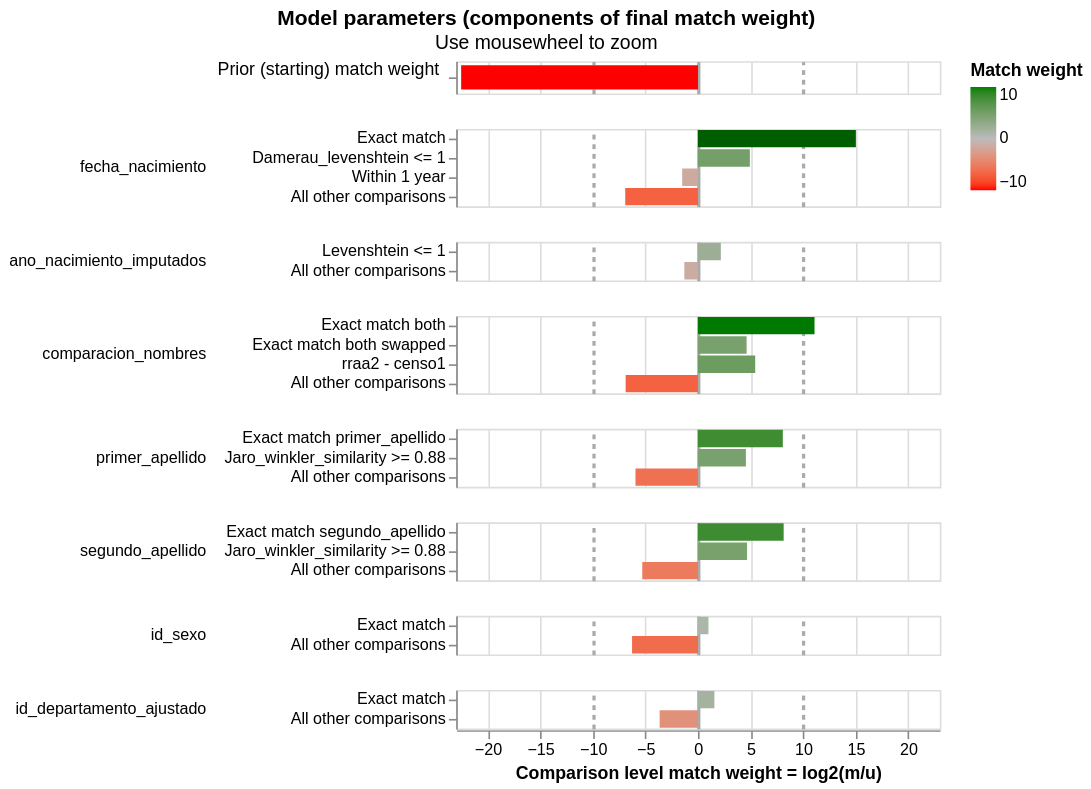

Here is the notebook cell this chart was saved with:
### Code cell
linker.match_weights_chart()

### Figure 1 — Vega-Lite specification as saved in the notebook (floating-point values rounded to 4 significant figures)
{"config": {"view": {"continuousWidth": 300, "continuousHeight": 300, "discreteHeight": 60, "discreteWidth": 400}, "header": {"title": null}, "mark": {"tooltip": null}, "title": {"anchor": "middle"}}, "vconcat": [{"mark": {"type": "bar", "clip": true, "height": 15}, "encoding": {"color": {"field": "log2_bayes_factor", "scale": {"domain": [-10, 0, 10], "interpolate": "lab", "range": ["red", "#bbbbbb", "green"]}, "title": "Match weight", "type": "quantitative"}, "tooltip": [{"field": "comparison_name", "title": "Comparison name", "type": "nominal"}, {"field": "probability_two_random_records_match", "format": ".4f", "title": "Probability two random records match", "type": "nominal"}, {"field": "log2_bayes_factor", "format": ",.4f", "title": "Equivalent match weight", "type": "quantitative"}, {"field": "bayes_factor_description", "title": "Match weight description", "type": "nominal"}], "x": {"axis": {"domain": false, "gridColor": {"condition": {"test": "abs(datum.value / 10)  <= 1 & datum.value % 10 === 0", "value": "#aaa"}, "value": "#ddd"}, "gridDash": {"condition": {"test": "abs(datum.value / 10) == 1", "value": [3]}, "value": null}, "gridWidth": {"condition": {"test": "abs(datum.value / 10)  <= 1 & datum.value % 10 === 0", "value": 2}, "value": 1}, "labels": false, "ticks": false, "title": ""}, "field": "log2_bayes_factor", "scale": {"domain": [-23, 23]}, "type": "quantitative"}, "y": {"axis": {"title": "Prior (starting) match weight", "titleAlign": "right", "titleAngle": 0, "titleFontWeight": "normal"}, "field": "label_for_charts", "sort": {"field": "comparison_vector_value", "order": "descending"}, "type": "nominal"}}, "height": 20, "transform": [{"filter": "(datum.comparison_name == 'probability_two_random_records_match')"}]}, {"mark": {"type": "bar", "clip": true}, "encoding": {"color": {"field": "log2_bayes_factor", "scale": {"domain": [-10, 0, 10], "interpolate": "lab", "range": ["red", "#bbbbbb", "green"]}, "title": "Match weight", "type": "quantitative"}, "row": {"field": "comparison_name", "header": {"labelAlign": "left", "labelAnchor": "middle", "labelAngle": 0}, "sort": {"field": "comparison_sort_order"}, "type": "nominal"}, "tooltip": [{"field": "comparison_name", "title": "Comparison name", "type": "nominal"}, {"field": "label_for_charts", "title": "Label", "type": "ordinal"}, {"field": "sql_condition", "title": "SQL condition", "type": "nominal"}, {"field": "m_probability", "format": ".4f", "title": "M probability", "type": "quantitative"}, {"field": "u_probability", "format": ".4f", "title": "U probability", "type": "quantitative"}, {"field": "bayes_factor", "format": ",.4f", "title": "Bayes factor = m/u", "type": "quantitative"}, {"field": "log2_bayes_factor", "format": ",.4f", "title": "Match weight = log2(m/u)", "type": "quantitative"}, {"field": "bayes_factor_description", "title": "Match weight description", "type": "nominal"}], "x": {"axis": {"gridColor": {"condition": {"test": "abs(datum.value / 10)  <= 1 & datum.value % 10 === 0", "value": "#aaa"}, "value": "#ddd"}, "gridDash": {"condition": {"test": "abs(datum.value / 10) == 1", "value": [3]}, "value": null}, "gridWidth": {"condition": {"test": "abs(datum.value / 10)  <= 1 & datum.value % 10 === 0", "value": 2}, "value": 1}, "title": "Comparison level match weight = log2(m/u)"}, "field": "log2_bayes_factor", "scale": {"domain": [-23, 23]}, "type": "quantitative"}, "y": {"axis": {"title": null}, "field": "label_for_charts", "sort": {"field": "comparison_vector_value", "order": "descending"}, "type": "nominal"}}, "height": {"step": 12}, "resolve": {"axis": {"y": "independent"}, "scale": {"y": "independent"}}, "transform": [{"filter": "(datum.comparison_name != 'probability_two_random_records_match')"}]}], "data": {"name": "data-68b9947b73c28952ef8994c1864921d8"}, "params": [{"name": "mouse_zoom", "select": {"type": "interval", "encodings": ["x"]}, "bind": "scales", "views": []}], "resolve": {"axis": {"y": "independent"}, "scale": {"y": "independent"}}, "title": {"text": "Model parameters (components of final match weight)", "subtitle": "Use mousewheel to zoom"}, "$schema": "https://vega.github.io/schema/vega-lite/v5.9.3.json", "datasets": {"data-68b9947b73c28952ef8994c1864921d8": [{"comparison_name": "probability_two_random_records_match", "sql_condition": null, "label_for_charts": "", "m_probability": null, "u_probability": null, "m_probability_description": null, "u_probability_description": null, "has_tf_adjustments": false, "tf_adjustment_column": null, "tf_adjustment_weight": null, "is_null_level": false, "bayes_factor": 1.653e-07, "log2_bayes_factor": -22.53, "comparison_vector_value": 0, "max_comparison_vector_value": 0, "bayes_factor_description": "The probability that two random records drawn at random match is 0.000 or one in  6,049,405.8 records.This is equivalent to a starting match weight of -22.528.", "probability_two_random_records_match": 1.653e-07, "comparison_sort_order": -1}, {"comparison_name": "fecha_nacimiento", "sql_condition": "\"fecha_nacimiento_l\" = \"fecha_nacimiento_r\"", "label_for_charts": "Exact match", "m_probability": 0.9533, "u_probability": 2.875e-05, "m_probability_description": "Amongst matching record comparisons, 95.33% of records are in the exact match comparison level", "u_probability_description": "Amongst non-matching record comparisons, 0.00% of records are in the exact match comparison level", "has_tf_adjustments": false, "tf_adjustment_column": null, "tf_adjustment_weight": 1.0, "is_null_level": false, "bayes_factor": 33160.0, "log2_bayes_factor": 15.02, "comparison_vector_value": 3, "max_comparison_vector_value": 3, "bayes_factor_description": "If comparison level is `exact match` then comparison is 33,159.60 times more likely to be a match", "probability_two_random_records_match": 1.653e-07, "comparison_sort_order": 0}, {"comparison_name": "fecha_nacimiento", "sql_condition": "damerau_levenshtein(\"fecha_nacimiento_l\", \"fecha_nacimiento_r\") <= 1", "label_for_charts": "Damerau_levenshtein <= 1", "m_probability": 0.02783, "u_probability": 0.0009108, "m_probability_description": "Amongst matching record comparisons, 2.78% of records are in the damerau_levenshtein <= 1 comparison level", "u_probability_description": "Amongst non-matching record comparisons, 0.09% of records are in the damerau_levenshtein <= 1 comparison level", "has_tf_adjustments": false, "tf_adjustment_column": null, "tf_adjustment_weight": 1.0, "is_null_level": false, "bayes_factor": 30.55, "log2_bayes_factor": 4.933, "comparison_vector_value": 2, "max_comparison_vector_value": 3, "bayes_factor_description": "If comparison level is `damerau_levenshtein <= 1` then comparison is 30.55 times more likely to be a match", "probability_two_random_records_match": 1.653e-07, "comparison_sort_order": 0}, {"comparison_name": "fecha_nacimiento", "sql_condition": "\n            abs(date_diff('year',\n                strptime(\"fecha_nacimiento_l\", '%Y-%m-%d'),\n                strptime(\"fecha_nacimiento_r\", '%Y-%m-%d'))\n                ) <= 1\n        ", "label_for_charts": "Within 1 year", "m_probability": 0.01084, "u_probability": 0.0308, "m_probability_description": "Amongst matching record comparisons, 1.08% of records are in the within 1 year comparison level", "u_probability_description": "Amongst non-matching record comparisons, 3.08% of records are in the within 1 year comparison level", "has_tf_adjustments": false, "tf_adjustment_column": null, "tf_adjustment_weight": 1.0, "is_null_level": false, "bayes_factor": 0.3521, "log2_bayes_factor": -1.506, "comparison_vector_value": 1, "max_comparison_vector_value": 3, "bayes_factor_description": "If comparison level is `within 1 year` then comparison is  2.84 times less likely to be a match", "probability_two_random_records_match": 1.653e-07, "comparison_sort_order": 0}, {"comparison_name": "fecha_nacimiento", "sql_condition": "ELSE", "label_for_charts": "All other comparisons", "m_probability": 0.007987, "u_probability": 0.9683, "m_probability_description": "Amongst matching record comparisons, 0.80% of records are in the all other comparisons comparison level", "u_probability_description": "Amongst non-matching record comparisons, 96.83% of records are in the all other comparisons comparison level", "has_tf_adjustments": false, "tf_adjustment_column": null, "tf_adjustment_weight": 1.0, "is_null_level": false, "bayes_factor": 0.008249, "log2_bayes_factor": -6.922, "comparison_vector_value": 0, "max_comparison_vector_value": 3, "bayes_factor_description": "If comparison level is `all other comparisons` then comparison is  121.23 times less likely to be a match", "probability_two_random_records_match": 1.653e-07, "comparison_sort_order": 0}, {"comparison_name": "ano_nacimiento_imputados", "sql_condition": "levenshtein(\"ano_nacimiento_imputados_l\", \"ano_nacimiento_imputados_r\") <= 1", "label_for_charts": "Levenshtein <= 1", "m_probability": 0.6522, "u_probability": 0.1447, "m_probability_description": "Amongst matching record comparisons, 65.22% of records are in the levenshtein <= 1 comparison level", "u_probability_description": "Amongst non-matching record comparisons, 14.47% of records are in the levenshtein <= 1 comparison level", "has_tf_adjustments": false, "tf_adjustment_column": null, "tf_adjustment_weight": 1.0, "is_null_level": false, "bayes_factor": 4.507, "log2_bayes_factor": 2.172, "comparison_vector_value": 1, "max_comparison_vector_value": 1, "bayes_factor_description": "If comparison level is `levenshtein <= 1` then comparison is 4.51 times more likely to be a match", "probability_two_random_records_match": 1.653e-07, "comparison_sort_order": 1}, {"comparison_name": "ano_nacimiento_imputados", "sql_condition": "ELSE", "label_for_charts": "All other comparisons", "m_probability": 0.3478, "u_probability": 0.8553, "m_probability_description": "Amongst matching record comparisons, 34.78% of records are in the all other comparisons comparison level", "u_probability_description": "Amongst non-matching record comparisons, 85.53% of records are in the all other comparisons comparison level", "has_tf_adjustments": false, "tf_adjustment_column": null, "tf_adjustment_weight": 1.0, "is_null_level": false, "bayes_factor": 0.4067, "log2_bayes_factor": -1.298, "comparison_vector_value": 0, "max_comparison_vector_value": 1, "bayes_factor_description": "If comparison level is `all other comparisons` then comparison is  2.46 times less likely to be a match", "probability_two_random_records_match": 1.653e-07, "comparison_sort_order": 1}, {"comparison_name": "comparacion_nombres", "sql_condition": "jaro_winkler_similarity(primer_nombre_l, primer_nombre_r) > 0.88 AND jaro_winkler_similarity(segundo_nombre_l, segundo_nombre_r) > 0.88", "label_for_charts": "Exact match both", "m_probability": 0.1552, "u_probability": 7.147e-05, "m_probability_description": "Amongst matching record comparisons, 15.52% of records are in the exact match both comparison level", "u_probability_description": "Amongst non-matching record comparisons, 0.01% of records are in the exact match both comparison level", "has_tf_adjustments": false, "tf_adjustment_column": null, "tf_adjustment_weight": 1.0, "is_null_level": false, "bayes_factor": 2171.0, "log2_bayes_factor": 11.08, "comparison_vector_value": 3, "max_comparison_vector_value": 3, "bayes_factor_description": "If comparison level is `exact match both` then comparison is 2,171.00 times more likely to be a match", "probability_two_random_records_match": 1.653e-07, "comparison_sort_order": 2}, {"comparison_name": "comparacion_nombres", "sql_condition": "jaro_winkler_similarity(primer_nombre_l, segundo_nombre_r) > 0.88 AND jaro_winkler_similarity(segundo_nombre_l, primer_nombre_r) > 0.88", "label_for_charts": "Exact match both swapped", "m_probability": 0.0003592, "u_probability": 1.458e-05, "m_probability_description": "Amongst matching record comparisons, 0.04% of records are in the exact match both swapped comparison level", "u_probability_description": "Amongst non-matching record comparisons, 0.00% of records are in the exact match both swapped comparison level", "has_tf_adjustments": false, "tf_adjustment_column": null, "tf_adjustment_weight": 1.0, "is_null_level": false, "bayes_factor": 24.64, "log2_bayes_factor": 4.623, "comparison_vector_value": 2, "max_comparison_vector_value": 3, "bayes_factor_description": "If comparison level is `exact match both swapped` then comparison is 24.64 times more likely to be a match", "probability_two_random_records_match": 1.653e-07, "comparison_sort_order": 2}, {"comparison_name": "comparacion_nombres", "sql_condition": "(jaro_winkler_similarity(primer_nombre_l, segundo_nombre_r) > 0.8 AND segundo_nombre_l IS NULL) OR (jaro_winkler_similarity(primer_nombre_l, primer_nombre_r) > 0.88)", "label_for_charts": "rraa2 - censo1", "m_probability": 0.8362, "u_probability": 0.01922, "m_probability_description": "Amongst matching record comparisons, 83.62% of records are in the rraa2 - censo1 comparison level", "u_probability_description": "Amongst non-matching record comparisons, 1.92% of records are in the rraa2 - censo1 comparison level", "has_tf_adjustments": false, "tf_adjustment_column": null, "tf_adjustment_weight": 1.0, "is_null_level": false, "bayes_factor": 43.51, "log2_bayes_factor": 5.443, "comparison_vector_value": 1, "max_comparison_vector_value": 3, "bayes_factor_description": "If comparison level is `rraa2 - censo1` then comparison is 43.51 times more likely to be a match", "probability_two_random_records_match": 1.653e-07, "comparison_sort_order": 2}, {"comparison_name": "comparacion_nombres", "sql_condition": "ELSE", "label_for_charts": "All other comparisons", "m_probability": 0.008309, "u_probability": 0.9807, "m_probability_description": "Amongst matching record comparisons, 0.83% of records are in the all other comparisons comparison level", "u_probability_description": "Amongst non-matching record comparisons, 98.07% of records are in the all other comparisons comparison level", "has_tf_adjustments": false, "tf_adjustment_column": null, "tf_adjustment_weight": 1.0, "is_null_level": false, "bayes_factor": 0.008473, "log2_bayes_factor": -6.883, "comparison_vector_value": 0, "max_comparison_vector_value": 3, "bayes_factor_description": "If comparison level is `all other comparisons` then comparison is  118.02 times less likely to be a match", "probability_two_random_records_match": 1.653e-07, "comparison_sort_order": 2}, {"comparison_name": "primer_apellido", "sql_condition": "\"primer_apellido_l\" = \"primer_apellido_r\"", "label_for_charts": "Exact match primer_apellido", "m_probability": 0.9512, "u_probability": 0.003545, "m_probability_description": "Amongst matching record comparisons, 95.12% of records are in the exact match primer_apellido comparison level", "u_probability_description": "Amongst non-matching record comparisons, 0.35% of records are in the exact match primer_apellido comparison level", "has_tf_adjustments": true, "tf_adjustment_column": "primer_apellido", "tf_adjustment_weight": 1.0, "is_null_level": false, "bayes_factor": 268.3, "log2_bayes_factor": 8.068, "comparison_vector_value": 2, "max_comparison_vector_value": 2, "bayes_factor_description": "If comparison level is `exact match primer_apellido` then comparison is 268.34 times more likely to be a match", "probability_two_random_records_match": 1.653e-07, "comparison_sort_order": 3}, {"comparison_name": "primer_apellido", "sql_condition": "jaro_winkler_similarity(\"primer_apellido_l\", \"primer_apellido_r\") >= 0.88", "label_for_charts": "Jaro_winkler_similarity >= 0.88", "m_probability": 0.03266, "u_probability": 0.001389, "m_probability_description": "Amongst matching record comparisons, 3.27% of records are in the jaro_winkler_similarity >= 0.88 comparison level", "u_probability_description": "Amongst non-matching record comparisons, 0.14% of records are in the jaro_winkler_similarity >= 0.88 comparison level", "has_tf_adjustments": false, "tf_adjustment_column": null, "tf_adjustment_weight": 1.0, "is_null_level": false, "bayes_factor": 23.52, "log2_bayes_factor": 4.556, "comparison_vector_value": 1, "max_comparison_vector_value": 2, "bayes_factor_description": "If comparison level is `jaro_winkler_similarity >= 0.88` then comparison is 23.52 times more likely to be a match", "probability_two_random_records_match": 1.653e-07, "comparison_sort_order": 3}, {"comparison_name": "primer_apellido", "sql_condition": "ELSE", "label_for_charts": "All other comparisons", "m_probability": 0.01613, "u_probability": 0.9951, "m_probability_description": "Amongst matching record comparisons, 1.61% of records are in the all other comparisons comparison level", "u_probability_description": "Amongst non-matching record comparisons, 99.51% of records are in the all other comparisons comparison level", "has_tf_adjustments": false, "tf_adjustment_column": null, "tf_adjustment_weight": 1.0, "is_null_level": false, "bayes_factor": 0.01621, "log2_bayes_factor": -5.947, "comparison_vector_value": 0, "max_comparison_vector_value": 2, "bayes_factor_description": "If comparison level is `all other comparisons` then comparison is  61.70 times less likely to be a match", "probability_two_random_records_match": 1.653e-07, "comparison_sort_order": 3}, {"comparison_name": "segundo_apellido", "sql_condition": "\"segundo_apellido_l\" = \"segundo_apellido_r\"", "label_for_charts": "Exact match segundo_apellido", "m_probability": 0.9378, "u_probability": 0.003303, "m_probability_description": "Amongst matching record comparisons, 93.78% of records are in the exact match segundo_apellido comparison level", "u_probability_description": "Amongst non-matching record comparisons, 0.33% of records are in the exact match segundo_apellido comparison level", "has_tf_adjustments": true, "tf_adjustment_column": "segundo_apellido", "tf_adjustment_weight": 1.0, "is_null_level": false, "bayes_factor": 283.9, "log2_bayes_factor": 8.149, "comparison_vector_value": 2, "max_comparison_vector_value": 2, "bayes_factor_description": "If comparison level is `exact match segundo_apellido` then comparison is 283.92 times more likely to be a match", "probability_two_random_records_match": 1.653e-07, "comparison_sort_order": 4}, {"comparison_name": "segundo_apellido", "sql_condition": "jaro_winkler_similarity(\"segundo_apellido_l\", \"segundo_apellido_r\") >= 0.88", "label_for_charts": "Jaro_winkler_similarity >= 0.88", "m_probability": 0.03695, "u_probability": 0.001457, "m_probability_description": "Amongst matching record comparisons, 3.70% of records are in the jaro_winkler_similarity >= 0.88 comparison level", "u_probability_description": "Amongst non-matching record comparisons, 0.15% of records are in the jaro_winkler_similarity >= 0.88 comparison level", "has_tf_adjustments": false, "tf_adjustment_column": null, "tf_adjustment_weight": 1.0, "is_null_level": false, "bayes_factor": 25.36, "log2_bayes_factor": 4.664, "comparison_vector_value": 1, "max_comparison_vector_value": 2, "bayes_factor_description": "If comparison level is `jaro_winkler_similarity >= 0.88` then comparison is 25.36 times more likely to be a match", "probability_two_random_records_match": 1.653e-07, "comparison_sort_order": 4}, {"comparison_name": "segundo_apellido", "sql_condition": "ELSE", "label_for_charts": "All other comparisons", "m_probability": 0.02524, "u_probability": 0.9952, "m_probability_description": "Amongst matching record comparisons, 2.52% of records are in the all other comparisons comparison level", "u_probability_description": "Amongst non-matching record comparisons, 99.52% of records are in the all other comparisons comparison level", "has_tf_adjustments": false, "tf_adjustment_column": null, "tf_adjustment_weight": 1.0, "is_null_level": false, "bayes_factor": 0.02536, "log2_bayes_factor": -5.301, "comparison_vector_value": 0, "max_comparison_vector_value": 2, "bayes_factor_description": "If comparison level is `all other comparisons` then comparison is  39.44 times less likely to be a match", "probability_two_random_records_match": 1.653e-07, "comparison_sort_order": 4}, {"comparison_name": "id_sexo", "sql_condition": "\"id_sexo_l\" = \"id_sexo_r\"", "label_for_charts": "Exact match", "m_probability": 0.9935, "u_probability": 0.4994, "m_probability_description": "Amongst matching record comparisons, 99.35% of records are in the exact match comparison level", "u_probability_description": "Amongst non-matching record comparisons, 49.94% of records are in the exact match comparison level", "has_tf_adjustments": false, "tf_adjustment_column": null, "tf_adjustment_weight": 1.0, "is_null_level": false, "bayes_factor": 1.989, "log2_bayes_factor": 0.9924, "comparison_vector_value": 1, "max_comparison_vector_value": 1, "bayes_factor_description": "If comparison level is `exact match` then comparison is 1.99 times more likely to be a match", "probability_two_random_records_match": 1.653e-07, "comparison_sort_order": 5}, {"comparison_name": "id_sexo", "sql_condition": "ELSE", "label_for_charts": "All other comparisons", "m_probability": 0.006479, "u_probability": 0.5006, "m_probability_description": "Amongst matching record comparisons, 0.65% of records are in the all other comparisons comparison level", "u_probability_description": "Amongst non-matching record comparisons, 50.06% of records are in the all other comparisons comparison level", "has_tf_adjustments": false, "tf_adjustment_column": null, "tf_adjustment_weight": 1.0, "is_null_level": false, "bayes_factor": 0.01294, "log2_bayes_factor": -6.272, "comparison_vector_value": 0, "max_comparison_vector_value": 1, "bayes_factor_description": "If comparison level is `all other comparisons` then comparison is  77.27 times less likely to be a match", "probability_two_random_records_match": 1.653e-07, "comparison_sort_order": 5}, {"comparison_name": "id_departamento_ajustado", "sql_condition": "\"id_departamento_ajustado_l\" = \"id_departamento_ajustado_r\"", "label_for_charts": "Exact match", "m_probability": 0.9459, "u_probability": 0.3208, "m_probability_description": "Amongst matching record comparisons, 94.59% of records are in the exact match comparison level", "u_probability_description": "Amongst non-matching record comparisons, 32.08% of records are in the exact match comparison level", "has_tf_adjustments": true, "tf_adjustment_column": "id_departamento_ajustado", "tf_adjustment_weight": 1.0, "is_null_level": false, "bayes_factor": 2.949, "log2_bayes_factor": 1.56, "comparison_vector_value": 1, "max_comparison_vector_value": 1, "bayes_factor_description": "If comparison level is `exact match` then comparison is 2.95 times more likely to be a match", "probability_two_random_records_match": 1.653e-07, "comparison_sort_order": 6}, {"comparison_name": "id_departamento_ajustado", "sql_condition": "ELSE", "label_for_charts": "All other comparisons", "m_probability": 0.05414, "u_probability": 0.6792, "m_probability_description": "Amongst matching record comparisons, 5.41% of records are in the all other comparisons comparison level", "u_probability_description": "Amongst non-matching record comparisons, 67.92% of records are in the all other comparisons comparison level", "has_tf_adjustments": false, "tf_adjustment_column": null, "tf_adjustment_weight": 1.0, "is_null_level": false, "bayes_factor": 0.0797, "log2_bayes_factor": -3.649, "comparison_vector_value": 0, "max_comparison_vector_value": 1, "bayes_factor_description": "If comparison level is `all other comparisons` then comparison is  12.55 times less likely to be a match", "probability_two_random_records_match": 1.653e-07, "comparison_sort_order": 6}]}}
